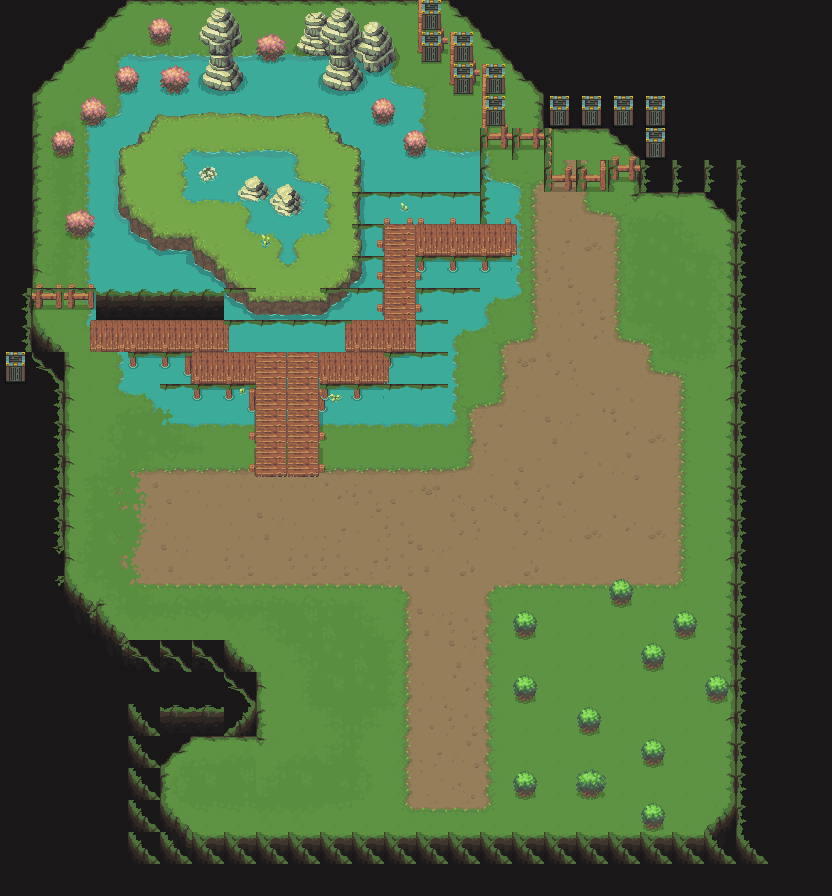

The image is a tile-based game level rendered from a .tmx file. Its description and source (layers, tilesets, objects; grid data summarised) follow:
An orthogonal 26x28 tile map with 32x32 px tiles, 15 tile layers (Main, Water, Path, PatchesOfGrass, ...), 1 hidden layer not drawn, 4 tilesets.

<map version="1.8" tiledversion="1.8.5" orientation="orthogonal" renderorder="right-down" width="26" height="28" tilewidth="32" tileheight="32" infinite="0" nextlayerid="18" nextobjectid="1">
 <editorsettings>
  <export target="../../graphics/csv/main_floor.csv" format="csv" />
 </editorsettings>
 <tileset firstgid="1" source="../tileset/mainlevbuild.tsx" />
 <tileset firstgid="2001" source="../tileset/water_env.tsx" />
 <tileset firstgid="2601" source="../tileset/decorative_props.tsx" />
 <tileset firstgid="2857" source="../tileset/other_props.tsx" />
 <layer id="1" name="Main" width="26" height="28">
  <data>[728 cells, 728 non-empty, 25 distinct tile ids]</data>
 </layer>
 <layer id="15" name="Water" width="26" height="28">
  <data>[728 cells, 154 non-empty, 26 distinct tile ids]</data>
 </layer>
 <layer id="13" name="Path" width="26" height="28">
  <data>[728 cells, 171 non-empty, 38 distinct tile ids]</data>
 </layer>
 <layer id="2" name="PatchesOfGrass" width="26" height="28">
  <data>[728 cells, 109 non-empty, 35 distinct tile ids]</data>
 </layer>
 <layer id="12" name="Trees" width="26" height="28">
  <data>[728 cells, 47 non-empty, 31 distinct tile ids]</data>
 </layer>
 <layer id="17" name="SpawnPoint" width="26" height="28" visible="0">
  <data>[728 cells, 1 non-empty, 1 distinct tile ids]</data>
 </layer>
 <layer id="16" name="TreesBoundary" width="26" height="28">
  <data>[728 cells, 0 non-empty, 0 distinct tile ids]</data>
 </layer>
 <layer id="8" name="Dock" width="26" height="28">
  <data>[728 cells, 40 non-empty, 17 distinct tile ids]</data>
 </layer>
 <layer id="14" name="Fence" width="26" height="28">
  <data>[728 cells, 17 non-empty, 9 distinct tile ids]</data>
 </layer>
 <layer id="9" name="PillarsInWater" width="26" height="28">
  <data>[728 cells, 19 non-empty, 6 distinct tile ids]</data>
 </layer>
 <layer id="3" name="Mountain" width="26" height="28">
  <data>[728 cells, 53 non-empty, 28 distinct tile ids]</data>
 </layer>
 <layer id="4" name="Water On Mountain" width="26" height="28">
  <data>[728 cells, 25 non-empty, 17 distinct tile ids]</data>
 </layer>
 <layer id="7" name="MountainClip" width="26" height="28">
  <data>[728 cells, 4 non-empty, 2 distinct tile ids]</data>
 </layer>
 <layer id="5" name="Rocks" width="26" height="28">
  <data>[728 cells, 8 non-empty, 8 distinct tile ids]</data>
 </layer>
 <layer id="6" name="Rocks2" width="26" height="28">
  <data>[728 cells, 6 non-empty, 6 distinct tile ids]</data>
 </layer>
 <layer id="11" name="BLOCKS" width="26" height="28">
  <data>[728 cells, 123 non-empty, 11 distinct tile ids]</data>
 </layer>
</map>
